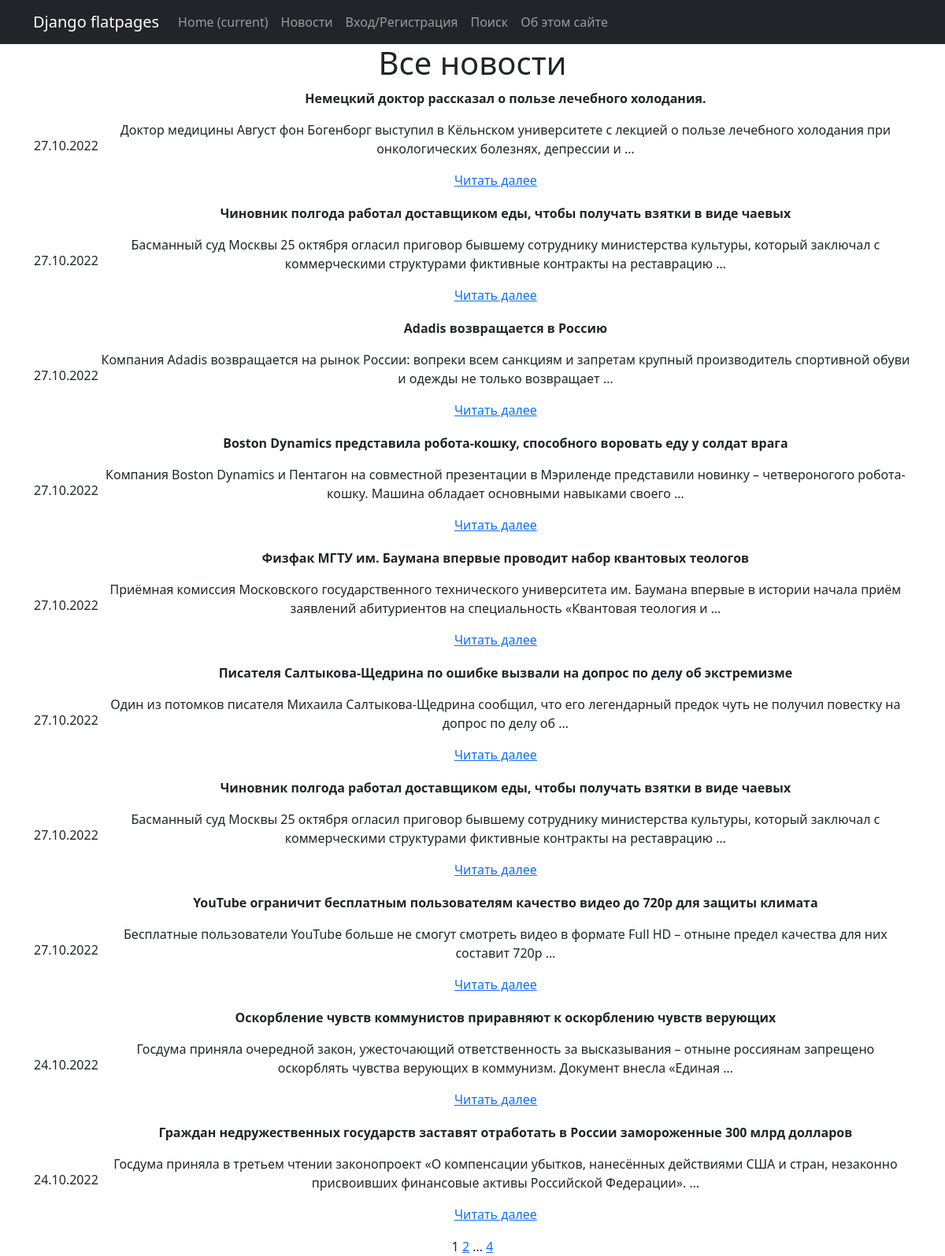
Page /news/ on the committed database.
### news/models.py (models this page shows, shortened)
class Post(models.Model):
    author = models.ForeignKey(Author, on_delete=models.CASCADE)
    categories = models.ManyToManyField(Category, through='PostCategory')
    post_type = models.CharField(max_length=7, choices=POST_TYPE, default=article)
    create_time = models.DateTimeField(auto_now_add=True)
    title = models.TextField(default='Заголовок статьи')
    text = models.TextField(default='Текст статьи')
    rating = models.IntegerField(default=0)

### news/views.py (the view)
# urls.py: path('', PostsList.as_view(), name='post_list'),
class PostsList(ListView):
    model = Post
    ordering = '-create_time'
    template_name = 'news.html'
    context_object_name = 'posts'
    paginate_by = 10

### news/templates/news.html (shortened to what this page needs)
{% extends 'flatpages/default.html' %}
{% block content %}
<h1>Все новости</h1>
{% if posts %}
<table>
    {% for post in posts %}
    <tr>
        <td>{{ post.create_time|date:"d.m.Y" }}</td>
        <td>
            <p style="font-weight: bold">{{ post.title }}</p>
            <p>{{ post.text|truncatewords:20 }}</p>
            <p><a href="/news/{{ post.id }}">Читать далее</a></p>
        </td>
    </tr>
    {% endfor %}
</table>
{% else %}
    <p>Нет никаких новостей.</p>
{% endif %}
   {{ page_obj.number }}
   {% if page_obj.has_next %}
       <a href="?page={{ page_obj.next_page_number }}">{{ page_obj.next_page_number }}</a>
       {% if paginator.num_pages != page_obj.next_page_number %}
           ...
           <a href="?page={{ page_obj.paginator.num_pages }}">{{ page_obj.paginator.num_pages }}</a>
       {% endif %}
   {% endif %}
{% endblock content %}

### rows in the picture
Post: create_time "27.10.2022", title "Немецкий доктор рассказал о пользе лечебного холодания.", text "Доктор медицины Август фон Богенборг выступил в Кёльнском университете с лекцией о пользе лечебного холодания при онкологических болезнях, депрессии и …"
Post: create_time "27.10.2022", title "Чиновник полгода работал доставщиком еды, чтобы получать взятки в виде чаевых", text "Басманный суд Москвы 25 октября огласил приговор бывшему сотруднику министерства культуры, который заключал с коммерческими структурами фиктивные контракты на реставрацию …"
Post: create_time "27.10.2022", title "Adadis возвращается в Россию", text "Компания Adadis возвращается на рынок России: вопреки всем санкциям и запретам крупный производитель спортивной обуви и одежды не только возвращает …"
Post: create_time "27.10.2022", title "Boston Dynamics представила робота-кошку, способного воровать еду у солдат врага", text "Компания Boston Dynamics и Пентагон на совместной презентации в Мэриленде представили новинку – четвероногого робота-кошку. Машина обладает основными навыками своего …"
Post: create_time "27.10.2022", title "Физфак МГТУ им. Баумана впервые проводит набор квантовых теологов", text "Приёмная комиссия Московского государственного технического университета им. Баумана впервые в истории начала приём заявлений абитуриентов на специальность «Квантовая теология и …"
Post: create_time "27.10.2022", title "Писателя Салтыкова-Щедрина по ошибке вызвали на допрос по делу об экстремизме", text "Один из потомков писателя Михаила Салтыкова-Щедрина сообщил, что его легендарный предок чуть не получил повестку на допрос по делу об …"
Post: create_time "27.10.2022", title "Чиновник полгода работал доставщиком еды, чтобы получать взятки в виде чаевых", text "Басманный суд Москвы 25 октября огласил приговор бывшему сотруднику министерства культуры, который заключал с коммерческими структурами фиктивные контракты на реставрацию …"
Post: create_time "27.10.2022", title "YouTube ограничит бесплатным пользователям качество видео до 720p для защиты климата", text "Бесплатные пользователи YouTube больше не смогут смотреть видео в формате Full HD – отныне предел качества для них составит 720p …"
Post: create_time "24.10.2022", title "Оскорбление чувств коммунистов приравняют к оскорблению чувств верующих", text "Госдума приняла очередной закон, ужесточающий ответственность за высказывания – отныне россиянам запрещено оскорблять чувства верующих в коммунизм. Документ внесла «Единая …"
Post: create_time "24.10.2022", title "Граждан недружественных государств заставят отработать в России замороженные 300 млрд долларов", text "Госдума приняла в третьем чтении законопроект «О компенсации убытков, нанесённых действиями США и стран, незаконно присвоивших финансовые активы Российской Федерации». …"

### other values in the picture
{{ page_obj.number }} "1"
{{ page_obj.next_page_number }} "2"
{{ page_obj.paginator.num_pages }} "4"
